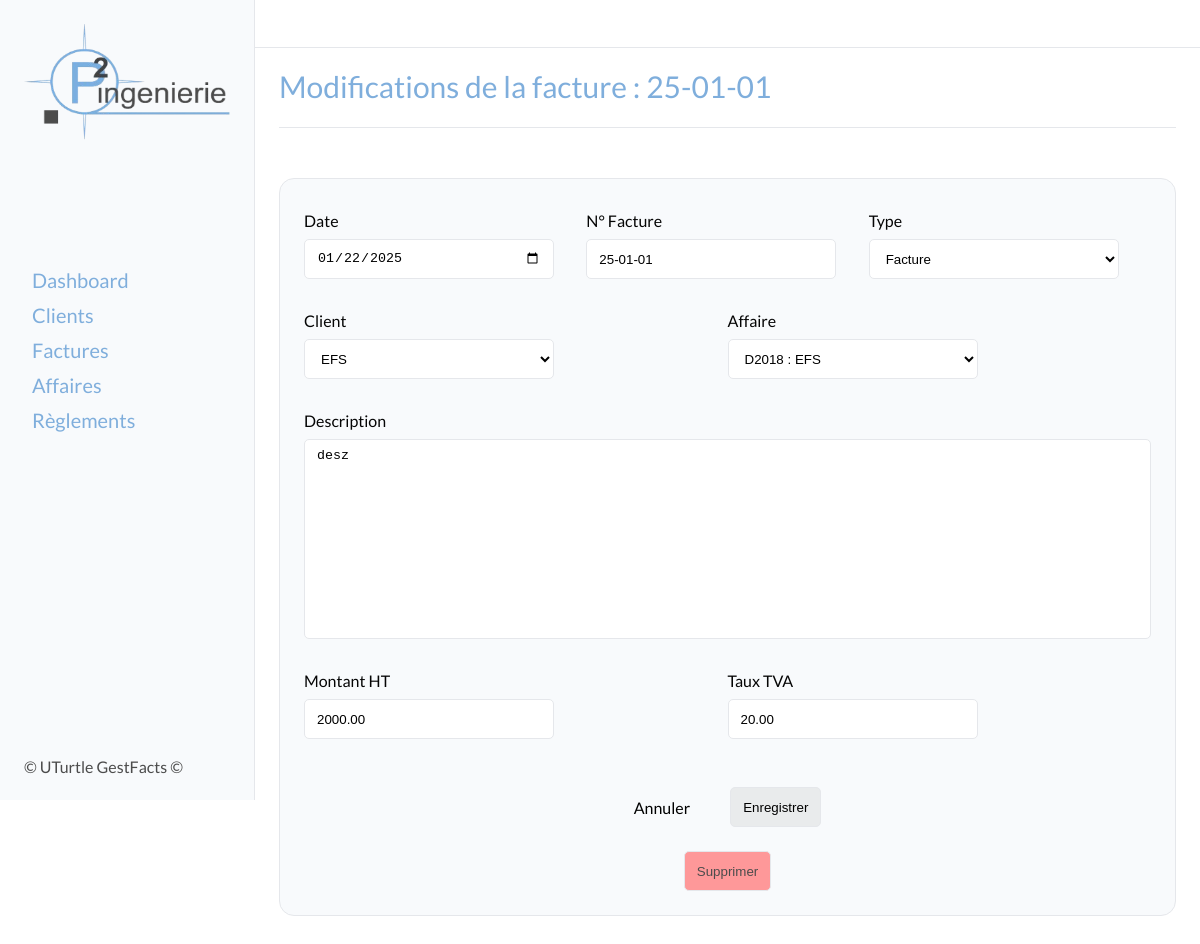
Page /factures/4/modifier/ on the committed database.
### factures/models.py (models this page shows, shortened)
class Invoice(models.Model):
    TYPE_CHOICES = [
        ('facture', 'Facture'),
        ('avoir', 'Avoir'),
        ('proforma', 'Proforma'),
        ]
    STATUT_CHOICES = [
        ('a_payer', 'À payer'),
        ('partiellement_payee', 'Partiellement payée'),
        ('payee', 'Payée'),
        ('en_retard', 'En retard'),
        ('annulee', 'Annulée'),
    ]
    date = models.DateField()
    type = models.CharField(max_length=10, choices=TYPE_CHOICES, default='facture')
    affaire = models.ForeignKey('affaires.Affaire', on_delete=models.CASCADE, related_name="invoices")
    invoice_number = models.CharField(max_length=10, unique=True, db_index=True)
    client = models.ForeignKey('clients.Client', on_delete=models.SET_NULL, related_name='invoices', db_index=True, null=True)
    client_entity_name = models.CharField(max_length=100, blank=True, null=True)
    invoice_object = models.TextField(max_length=200)
    amount_ht = models.DecimalField(max_digits=10, decimal_places=2)
    vat_rate = models.DecimalField(max_digits=5, decimal_places=2, default=20.0)
    statut = models.CharField(max_length=20, choices=STATUT_CHOICES, default='a_payer')
    class Meta:
        verbose_name = "Facture"
        verbose_name_plural = "Factures"

### factures/views.py (the view)
# urls.py: path('<int:pk>/modifier/', facture_update, name='modifier'),
def facture_update(request, pk):
    facture = get_object_or_404(Invoice, pk=pk)
    facture.date = facture.date.strftime('%Y-%m-%d')
    if request.method == 'POST':
        form = InvoiceForm(request.POST, instance=facture)
        if form.is_valid():
            form.save()
            return redirect('factures:factures')
    else:
        form = InvoiceForm(instance=facture)
    return render(request, 'pages/factures/facture_update_form.html', {'form': form, 'facture': facture})

### factures/forms.py
class InvoiceForm(forms.ModelForm):
    class Meta:
        model = Invoice
        fields = ['date', 'type', 'affaire','invoice_number', 'client', 'invoice_object', 'amount_ht', 'vat_rate']
        widgets = {
            'date': forms.DateInput(attrs={'class': 'form-input', 'type': 'date'}),
            'type': forms.Select(attrs={'class': 'form-input'}),
            'affaire': forms.Select(attrs={'class': 'form-input'}),
            'invoice_number': forms.TextInput(attrs={'class': 'form-input'}),
            'client': forms.Select(attrs={'class': 'form-input'}),
            'invoice_object': forms.Textarea(attrs={'class': 'form-area'}),
            'amount_ht': forms.NumberInput(attrs={'class': 'form-input', 'step': '0.01'}),
            'vat_rate': forms.NumberInput(attrs={'class': 'form-input', 'step': '0.01'}),
        }
        labels = {
            'date': 'Date',
            'type': 'Type',
            'affaire': 'Affaire',
            'invoice_number': 'N° Facture',
            'client': 'Client',
            'invoice_object': 'Description',
            'amount_ht': 'Montant HT',
            'vat_rate': 'Taux TVA'
        }

### affaires/models.py (called while the page is built)
    def __str__(self):
        return f"{self.affaire_number} : {self.client_entity_name}"

### clients/models.py (called while the page is built)
    def __str__(self):
        return self.entity_name

### templates/pages/factures/facture_update_form.html (shortened to what this page needs)
{% extends "base_form.html" %}
{% block content %}
<div class="title">
    <H2>Modifications de la facture : {{ facture.invoice_number }}</H2>
</div>
<section class="tableau">
    <div class="card">
        <div class="card-body">
            <form method="post">
                <div class="">
                    <div>
                        <div class="form_categories">
                            <div class="form-group">
                                <label class="form-label">{{ form.date.label }}</label>
                                {{ form.date }}
                            </div>
                            <div class="form-group">
                                <label class="form-label">{{ form.invoice_number.label }}</label>
                                {{ form.invoice_number }}
                            </div>
                            <div class="form-group">
                                <label class="form-label">{{ form.type.label }}</label>
                                {{ form.type }}
                            </div>
                        </div>
                        <div class="form_categories">
                            <div class="form-group">
                                <label class="form-label">{{ form.client.label }}</label>
                                {{ form.client }}
                            </div>
                            <div class="form-group">
                                <label for="" class="form-label">{{ form.affaire.label }}</label>
                                {{ form.affaire }}
                            </div>
                        </div>
                        <div class="form_categories">
                            <div class="form-group">
                                <label class="form-label">{{ form.invoice_object.label }}</label>
                                {{ form.invoice_object }}
                            </div>
                        </div>
                        <div class="form_categories">
                            <div class="form-group">
                                <label class="form-label">{{ form.amount_ht.label }}</label>
                                {{ form.amount_ht }}
                            </div>
                            <div class="form-group">
                                <label class="form-label">{{ form.vat_rate.label }}</label>
                                {{ form.vat_rate }}
                            </div>
                        </div>
                    </div>
                </div>
                <div class="form_btn_group">
                    <a href="{% url 'factures:factures' %}" class="supprimer">Annuler</a>
                    <button type="submit" class="form_btn">Enregistrer</button>
                </div>
                <div class="div_btn-delete"><button type="button" class="btn-delete" onclick="openDeleteModal()">Supprimer</button></div>
            </form>
        </div>
    </div>
</section>
{% endblock content %}

### static/style.css (style rules this page uses)
:root { --light-grey: #F8FAFC; --bg-container: #fff; --border-color: #e5e7eb; --police: 'lato', sans-serif; --sidebar-size: 255px; --sidebar-color: #7FAEDC; --h2-size: 30px; --h2-weight: 500; --h2-line-height: 36px; --h2-color: #7FAEDC; --text-color: #050505; --th-color: rgb(71, 85, 105); --th-border-color: rgb(226, 232, 240); --td-color: rgb(100 116 139); --td-border-color: rgb(241 245 249); --tr-bg-hover: rgb(248 250 252); --mail-border-color: rgb(226 232 240); --adresse-color: rgb(100, 116, 139); --btn_new_color: #7FAEDC; --btn_new_hover: #a3cef9; --btn_delete_color: rgba(255, 144, 144, 0.915); --btn_delete_hover: rgba(255, 105, 105, 0.915); --svg-color: rgb(148 163 184); }
body { font-family: var(--police); }
.title { position: relative; display: flex; flex-direction: row; align-items: center; justify-content: space-between; padding-bottom: 24px; padding-top: 20px; padding-right: 24px; margin-top: 48px; }
.title::after { content: ""; position: absolute; bottom: 0px; width: 100%; height: 1px; background-color: var(--border-color); }
h2 { color: var(--h2-color); font-family: var(--police); font-size: var(--h2-size); font-weight: var(--h2-weight); line-height: var(--h2-line-height); }
.card { max-width: 900px; margin: 50px auto; background-color: var(--light-grey); border-radius: 15px; border: 1px solid var(--border-color); }
.card-body { padding: 24px; }
.form_categories { display: flex; align-items: center; align-content: center; justify-content: space-between; }
.form-group { display: flex; flex-direction: column; margin-bottom: 16px; width: 100%; position: relative; }
.form-label { color: var(--text-color); line-height: var(--h2-line-height); }
.form-input { max-width: 250px; height: 40px; border: 1px solid var(--border-color); border-radius: 5px; padding-left: 12px; padding-right: 12px; padding-top: 8px; padding-bottom: 8px; margin-bottom: 8px; background-color: #fff; }
.form_btn_group { display: flex; align-items: center; justify-content: center; margin-top: 24px; margin-bottom: 24px; }
.form_btn_group a { margin-right: 40px; }
.form_btn { cursor: pointer; height: 40px; border: 1px solid var(--border-color); border-radius: 5px; padding-left: 12px; padding-right: 12px; padding-top: 8px; padding-bottom: 8px; background-color: #d0d3d063; }
.div_btn-delete { display: flex; align-items: center; justify-content: center; }
.btn-delete { cursor: pointer; background-color: var(--btn_delete_color); color: #4C4C4C; border: 1px solid var(--border-color); border-radius: 5px; padding-left: 12px; padding-right: 12px; padding-top: 8px; padding-bottom: 8px; height: 40px; }
.form-area { width: 100%; height: 200px; resize: none; border: 1px solid var(--border-color); border-radius: 5px; padding-left: 12px; padding-right: 12px; padding-top: 8px; padding-bottom: 8px; margin-bottom: 8px; background-color: #fff; }
.tableau { width: 100%; padding-bottom: 8px; scrollbar-width: thin; }
a { color: black; }

### rows in the picture
Invoice: invoice_number "25-01-01", date "01/22/2025", type "Facture", client "EFS", affaire "D2018 : EFS", invoice_object "desz", amount_ht "2000.00", vat_rate "20.00"
